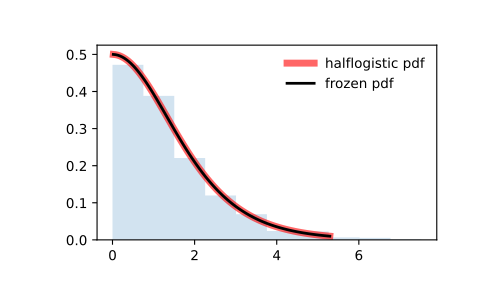

Write Python code to recreate this figure.
from scipy.stats import halflogistic
import matplotlib.pyplot as plt
fig, ax = plt.subplots(1, 1)

# Calculate the first four moments:

mean, var, skew, kurt = halflogistic.stats(moments='mvsk')

# Display the probability density function (``pdf``):

x = np.linspace(halflogistic.ppf(0.01),
                halflogistic.ppf(0.99), 100)
ax.plot(x, halflogistic.pdf(x),
       'r-', lw=5, alpha=0.6, label='halflogistic pdf')

# Alternatively, the distribution object can be called (as a function)
# to fix the shape, location and scale parameters. This returns a "frozen"
# RV object holding the given parameters fixed.

# Freeze the distribution and display the frozen ``pdf``:

rv = halflogistic()
ax.plot(x, rv.pdf(x), 'k-', lw=2, label='frozen pdf')

# Check accuracy of ``cdf`` and ``ppf``:

vals = halflogistic.ppf([0.001, 0.5, 0.999])
np.allclose([0.001, 0.5, 0.999], halflogistic.cdf(vals))
# True

# Generate random numbers:

r = halflogistic.rvs(size=1000)

# And compare the histogram:

ax.hist(r, density=True, histtype='stepfilled', alpha=0.2)
ax.legend(loc='best', frameon=False)
plt.show()
